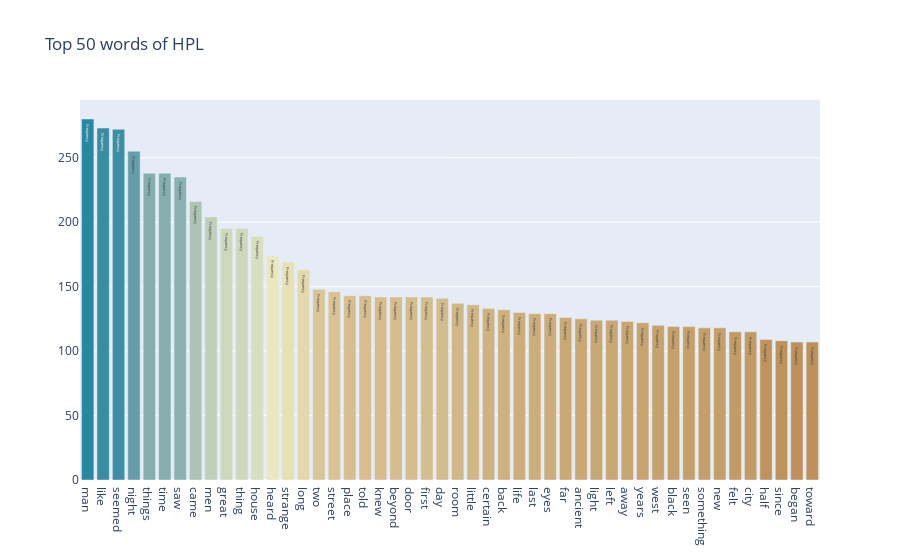

The cell this chart's notebook holds for it:
### Code cell
words_HPL = train[train.author=="HPL"]["text_processed"].str.split(expand=True).unstack().value_counts()
data = [go.Bar(x = words_HPL.index.values[2:50],y = words_HPL.values[2:50],marker= dict(colorscale='earth',color = words_HPL.values[2:100]),text="Frequency")]
layout = go.Layout(title='Top 50 words of HPL')
fig = go.Figure(data=data, layout=layout)
py.iplot(fig, filename='bargraph')

### Figure 1 — Plotly figure (JSON) as saved in the notebook; plotly's stock layout.template omitted (floating-point values rounded to 4 significant figures)
{"data": [{"marker": {"color": [280, 273, 272, 255, 238, 238, 235, 216, 204, 195, 195, 189, 174, 169, 163, 148, 146, 143, 143, 142, 142, 142, 142, 141, 137, 136, 133, 132, 130, 129, 129, 126, 125, 124, 124, 123, 122, 120, 119, 119, 118, 118, 115, 115, 109, 108, 107, 107, 107, 105, 103, 102, 102, 101, 100, 99, 99, 98, 98, 93, 93, 92, 92, 90, 90, 90, 89, 87, 87, 86, 85, 85, 84, 84, 83, 83, 83, 83, 81, 80, 80, 80, 80, 79, 79, 78, 78, 77, 77, 77, 76, 76, 76, 76, 74, 74, 74, 73], "colorscale": [[0, "rgb(161, 105, 40)"], [0.1667, "rgb(189, 146, 90)"], [0.3333, "rgb(214, 189, 141)"], [0.5, "rgb(237, 234, 194)"], [0.6667, "rgb(181, 200, 184)"], [0.8333, "rgb(121, 167, 172)"], [1, "rgb(40, 135, 161)"]]}, "text": "Frequency", "type": "bar", "x": ["man", "like", "seemed", "night", "things", "time", "saw", "came", "men", "great", "thing", "house", "heard", "strange", "long", "two", "street", "place", "told", "knew", "beyond", "door", "first", "day", "room", "little", "certain", "back", "life", "last", "eyes", "far", "ancient", "light", "left", "away", "years", "west", "black", "seen", "something", "new", "felt", "city", "half", "since", "began", "toward"], "y": [280, 273, 272, 255, 238, 238, 235, 216, 204, 195, 195, 189, 174, 169, 163, 148, 146, 143, 143, 142, 142, 142, 142, 141, 137, 136, 133, 132, 130, 129, 129, 126, 125, 124, 124, 123, 122, 120, 119, 119, 118, 118, 115, 115, 109, 108, 107, 107]}], "layout": {"title": {"text": "Top 50 words of HPL"}}}
